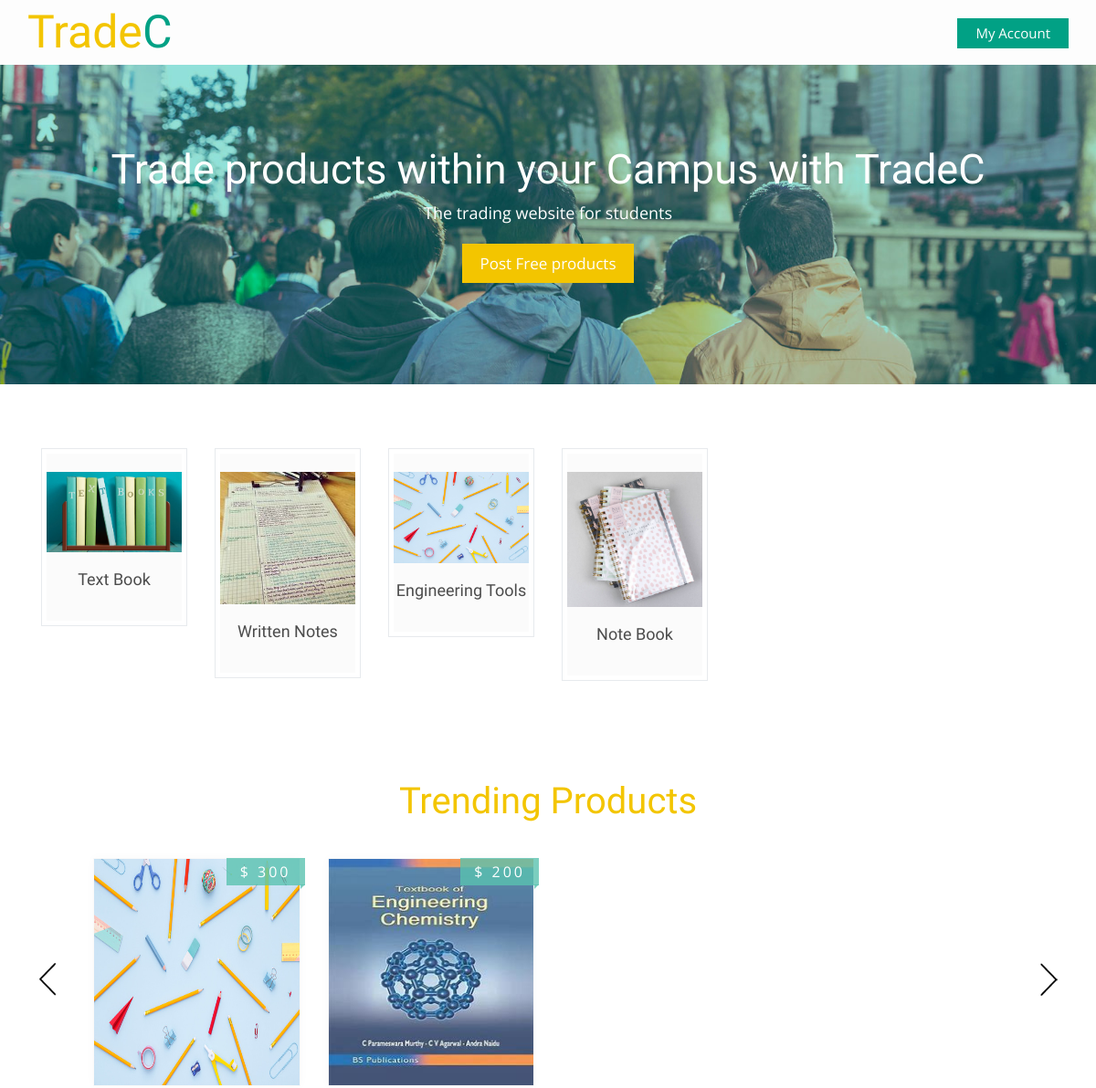
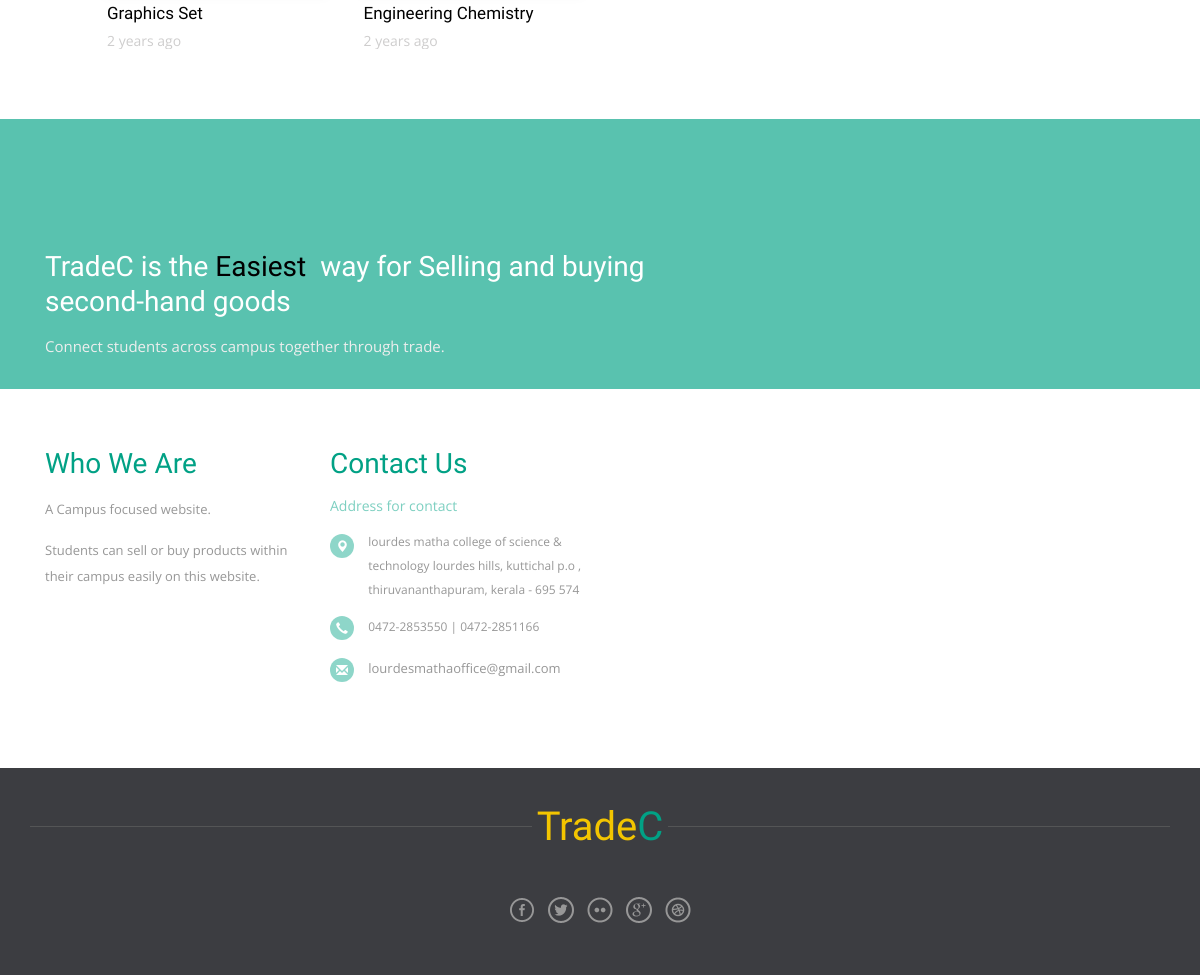
The page / on the database its author committed (2 pictures, top to bottom).
### product/models.py (models this page shows, shortened)
class Category(models.Model):
    name = models.CharField(max_length=50)
    image = models.ImageField(upload_to='category_images/',blank=True,null=True)
    slug = models.SlugField(blank=True,null=True)
    class Meta:
        verbose_name = 'Category'
        verbose_name_plural = 'Categories'

class Product(models.Model):
    CONDITION_TYPE =(
        ('Good','Good'),
        ('Little Damaged','Little Damaged'),
    )
    def get_image_path(instance,filename):
        name, ext = filename.split('.')
        image_path = 'product_photos/{prod_name}/{photo_name}.{ext}'.format(prod_name=instance.name,photo_name=name,ext=ext)
        return image_path
    name = models.CharField(max_length=100)
    description = models.TextField(max_length=500)
    condition = models.CharField(max_length=100,choices=CONDITION_TYPE)
    price = models.IntegerField()
    owner = models.ForeignKey(User,on_delete=models.CASCADE)
    created = models.DateTimeField(default = timezone.now)
    category = models.ForeignKey('Category',on_delete=models.SET_NULL,null=True)
    brand = models.ForeignKey('Brand',on_delete=models.SET_NULL,null=True)
    photo_main = models.ImageField(upload_to=get_image_path)
    photo_1 = models.ImageField(upload_to=get_image_path,blank=True)
    photo_2 = models.ImageField(upload_to=get_image_path,blank=True)
    photo_3 = models.ImageField(upload_to=get_image_path,blank=True)
    photo_4 = models.ImageField(upload_to=get_image_path,blank=True)
    photo_5 = models.ImageField(upload_to=get_image_path,blank=True)
    photo_6 = models.ImageField(upload_to=get_image_path,blank=True)
    slug = models.SlugField(blank=True,null=True)
    isTrending = models.BooleanField(default=False)
    class Meta:
        verbose_name = 'Product'
        verbose_name_plural = 'Products'

### product/views.py (the view)
# urls.py: path('', views.index,name='index'),
def index(request):
    category_list = Category.objects.all()
    trending_products = Product.objects.filter(isTrending=True)
    context = {
        'category_list':category_list,
        'trending_products': trending_products
    }
    return render(request,'product/index.html',context)

### templates/product/index.html (shortened to what this page needs)
{% extends 'base.html' %}
{% load static %}
{% load humanize %}
{% block content %}
		<div class="content">
			<div class="categories">
				<div class="container">
				{% for category in category_list %}
					<div class="col-md-2 focus-grid">
						<a href="{% url 'products:product_list_category' category.slug %}">
							<div class="focus-border">
								<div class="focus-layout">
									<div class="focus-image"><img src="{{ category.image.url}}"></div>
									<h4 class="clrchg">{{ category.name}}</h4>
								</div>
							</div>
						</a>
					</div>
				{% endfor %}
					<div class="clearfix"></div>
				</div>
			</div>
			<div class="trending-ads">
				<div class="container">
				<div class="trend-ads">
					<h2>Trending Products</h2>
							<ul id="flexiselDemo3">
								<li>
									{% for trend_product in trending_products %}
										<div class="col-md-3 biseller-column">
											<a href="{% url 'products:product_detail' trend_product.slug%}">
												<img src="{{ trend_product.photo_main.url}}" height="250"/>
												<span class="price">&#36; {{trend_product.price|intcomma}}</span>
											</a>
											<div class="ad-info">
												<h5>{{trend_product.name}}</h5>
												<span>{{trend_product.created|naturaltime}}</span>
											</div>
										</div>
										{% endfor %}
								</li>
						</ul>
					</div>
			</div>
			</div>
			<div class="mobile-app">
				<div class="container">
					<div class="col-md-7 app-right">
						<h3>TradeC is the<span>Easiest</span> way for Selling and buying second-hand goods</h3>
						<p>Connect students across campus together through trade.</p>
						</div>
					</div>
				</div>
			</div>
{% endblock %}

### templates/base.html (shortened to what this page needs)
{% load static %}
<!DOCTYPE html>
<html>
<head>
<link rel="stylesheet" href="{% static 'css/bootstrap.min.css' %}">
<link rel="stylesheet" href="{% static 'css/bootstrap-select.css' %}">
<link href="{% static 'css/style.css' %}" rel="stylesheet" type="text/css" media="all" />
<link rel="stylesheet" href="{% static 'css/flexslider.css' %}" type="text/css" media="screen" />
<link rel="stylesheet" href="{% static 'css/font-awesome.min.css' %}" />
<link href="{% static 'css/jquery.uls.css' %}" rel="stylesheet"/>
<link href="{% static 'css/jquery.uls.grid.css' %}" rel="stylesheet"/>
<link href="{% static 'css/jquery.uls.lcd.css' %}" rel="stylesheet"/>
</head>
<body>
  {% include 'partials/_navbar.html' %}
{% if 'accounts' not in request.path %}
	<div class="main-banner banner text-center">
	  <div class="container">
			<h1>Trade products   <span class="segment-heading">    within your Campus </span> with TradeC</h1>
			<p>The trading website for students</p>
			<a href="{% url 'products:add_advertise' %}">Post Free products</a>
	  </div>
	</div>
{% endif %}
{% block content %}
{% endblock %}
{% if 'accounts' not in request.path %}
	{% include 'partials/_footer.html' %}
{% endif %}
</body>
</html>

### templates/partials/_navbar.html
<div class="header">
  <div class="container">
    <div class="logo">
      <a href="{% url 'products:index' %}"><span>Trade</span>C</a>
    </div>
    <div class="header-right">
      {% if user.is_authenticated %}
        <a class="account" style="margin-right:20px;" href="{% url 'accounts:profile' %}">My Profile</a>
        <a class="account" style="margin-right:20px;" href="{% url 'products:add_advertise' %}">Post Free Products</a>
        <a class="account" href="javascript:{document.getElementById('logout').submit()}">
          <i class="fas fa-sign-out-alt"></i>Logout
        </a>
        <form id="logout" action="{% url 'accounts:logout' %}" method="post">
          {% csrf_token %}
          <input type="hidden">
        </form>
      {% else %}
        <a class="account" href="{% url 'accounts:login' %}">My Account</a>
      {% endif %}
  </div>
  </div>
</div>

### templates/partials/_footer.html (shortened to what this page needs)
<footer>
  <div class="footer-top">
    <div class="container">
      <div class="foo-grids">
        <div class="col-md-3 footer-grid">
          <h4 class="footer-head">Who We Are</h4>
          <p>A Campus focused website.</p>
          <p>Students can sell or buy products within their campus easily on this website.</p>
        </div>
        <div class="col-md-3 footer-grid">
          <h4 class="footer-head">Contact Us</h4>
          <span class="hq">Address for contact</span>
          <address>
            <ul class="location">
              <li><span class="glyphicon glyphicon-map-marker"></span></li>
              <li>Lourdes Matha College of Science & Technology
                Lourdes Hills, Kuttichal P.O ,
                Thiruvananthapuram, Kerala - 695 574</li>
              <div class="clearfix"></div>
            </ul>
            <ul class="location">
              <li><span class="glyphicon glyphicon-earphone"></span></li>
              <li> 0472-2853550 | 0472-2851166</li>
              <div class="clearfix"></div>
            </ul>
            <ul class="location">
              <li><span class="glyphicon glyphicon-envelope"></span></li>
              <li><a href="mailto:info@example.com">lourdesmathaoffice@gmail.com</a></li>
              <div class="clearfix"></div>
            </ul>
          </address>
        </div>
        <div class="clearfix"></div>
      </div>
    </div>
  </div>
  <div class="footer-bottom text-center">
  <div class="container">
    <div class="footer-logo">
      <a href="{% url 'products:index' %}"><span>Trade</span>C</a>
    </div>
    <div class="footer-social-icons">
      <ul>
        <li><a class="facebook" href="#"><span>Facebook</span></a></li>
        <li><a class="twitter" href="#"><span>Twitter</span></a></li>
        <li><a class="flickr" href="#"><span>Flickr</span></a></li>
        <li><a class="googleplus" href="#"><span>Google+</span></a></li>
        <li><a class="dribbble" href="#"><span>Dribbble</span></a></li>
      </ul>
    </div>
  </div>
</div>
</footer>

### rows shown on the page
Category: image (picture), name "Text Book"
Category: image (picture), name "Written Notes"
Category: image (picture), name "Engineering Tools"
Category: image (picture), name "Note Book"
Product: photo_main (picture), price "300", name "Graphics Set", created "2 years ago"
Product: photo_main (picture), price "200", name "Engineering Chemistry", created "2 years ago"
